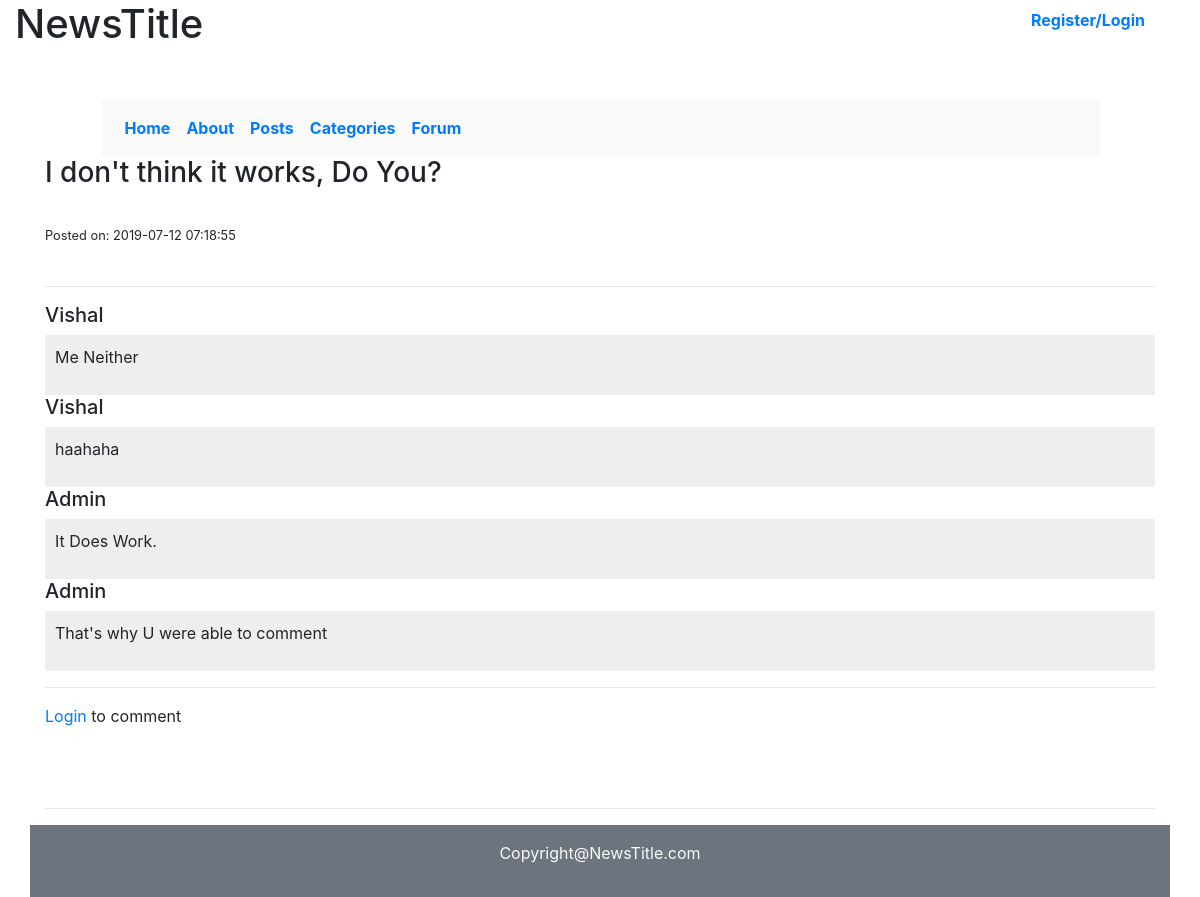
Page /index.php/forum/I-dont-think-it-works-Do-You on the committed database.
### tables this page shows
CREATE TABLE `forum` (
  `id` int(11) NOT NULL,
  `question` varchar(255) NOT NULL,
  `slug` varchar(255) NOT NULL,
  `answers` int(11) NOT NULL,
  `views` int(11) NOT NULL,
  `date` timestamp NOT NULL DEFAULT CURRENT_TIMESTAMP
);

CREATE TABLE `comments_forum` (
  `id` int(11) NOT NULL,
  `comment` varchar(255) NOT NULL,
  `thread` int(11) NOT NULL,
  `user` varchar(255) NOT NULL,
  `user_role` varchar(255) NOT NULL,
  `status` varchar(255) NOT NULL,
  `date` timestamp NOT NULL DEFAULT CURRENT_TIMESTAMP
);

### application/controllers/Forum.php (called while the page is built, shortened)
<?php
    class Forum extends CI_Controller{
        public function __construct() {
            $this->load->library('session');
        }
        public function view($slug=NULL){
            $data['thread']=$this->Forum_model->get_questions($slug);
            $data['title']=$data['thread']['question'];
            $data['comments']=$this->Forum_model->get_comment($slug);
            $this->load->view('templates/header',$data);
            $this->load->view('forum/view', $data);
            $this->load->view('templates/footer');
        }
    }

### index.php (called while the page is built, shortened)
<?php
require_once BASEPATH.'core/CodeIgniter.php';

### application/models/Forum_model.php (called while the page is built, shortened)
<?php
    class Forum_model extends CI_Model{
        public function get_questions($slug = FALSE){
            $query =  $this->db->get_where('forum',array('slug'=>$slug));
            $data = $query->row_array();
            $views= $data['views'];
            $views++;
            $this->db->where('slug',$slug);
            $this->db->update("forum",array('views'=>$views));
            return $data;
        }
        public function get_comment($slug){
            $thread =  $this->db->get_where('forum',array('slug'=>$slug));
            $data=$thread->row_array();
            $thread_id=$data['id'];
            $query=$this->db->get_where("comments_forum",array('thread'=>$thread_id));
            $comments=sizeof($query->result_array());
            $this->db->where('id',$thread_id);
            $this->db->update('forum',array("answers"=> $comments));
            return $query->result_array();
        }
    }

### application/views/forum/view.php (the view, shortened to what this page needs)
<div class="container" id="thread">
    <h3><?php echo $thread['question']; ?></h3><br>
    <small>Posted on: <?php echo $thread['date']; ?></small><br>
    <br>
    <hr>
    <div id="comments">
    <?php foreach($comments as $comment): ?>
        <h5><?php echo $comment['user']; ?></h5>
        <div id="show_comment" style="background-color:#eee;padding: 10px;">
            <p><?php echo $comment['comment']; ?></p>
        </div>
    <?php endforeach; ?>
    </div>
    <hr>
            <div id="comment_box">
            <?php if (!$this->session->userdata('logged_in')) { ?>
                <p><a href="<?php echo base_url();?>/index.php/register">Login</a> to comment</p>
                    <?php } ?>
            </div>
            <br>
            <br>
    <hr>
</div>

### rows in the picture
forum: question "I don't think it works, Do You?", date "2019-07-12 07:18:55"
comments_forum: user "Vishal", comment "Me Neither"
comments_forum: user "Vishal", comment "haahaha"
comments_forum: user "Admin", comment "It Does Work."
comments_forum: user "Admin", comment "That's why U were able to comment"
